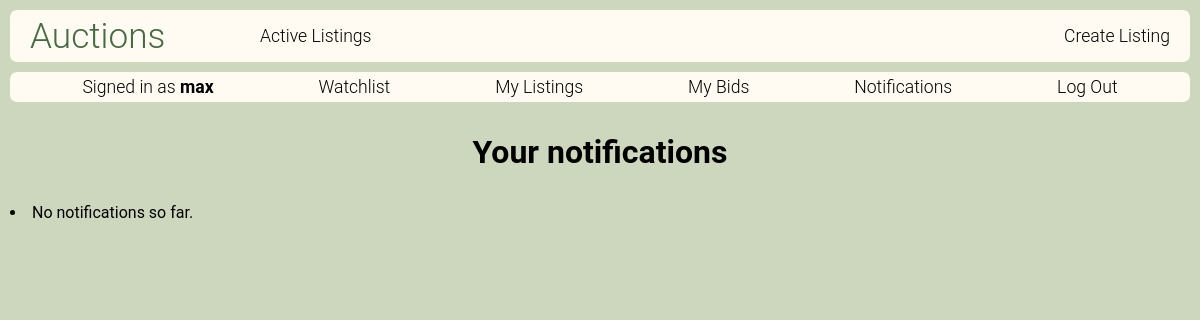
The page /notifications (signed in) on the database as committed earlier.
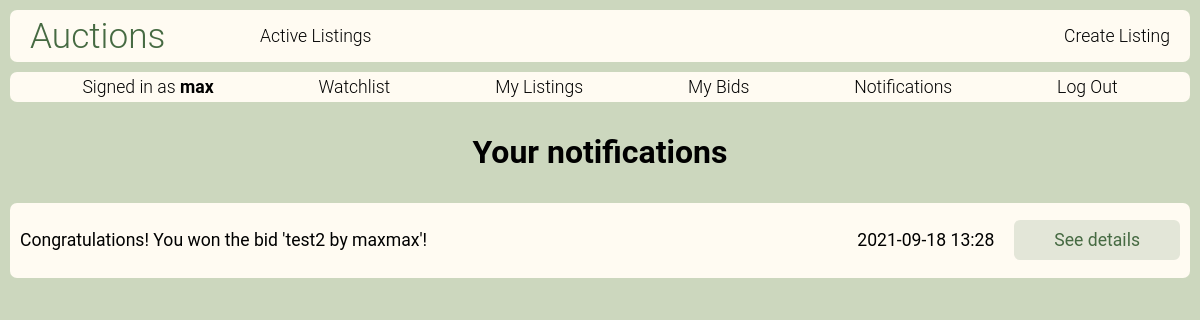
The same page on the database as committed later.
### auctions/models.py (models this page shows, shortened)
class User(AbstractUser):
    watchlist = models.ManyToManyField('Listing', blank=True, related_name="users_watching")
    def unread(self):
        return self.notifications.filter(seen=False).count()

class Notification(models.Model):
    user = models.ForeignKey(User, on_delete=models.CASCADE, related_name="notifications")
    text = models.CharField(max_length=200)
    datetime = models.DateTimeField(default=datetime(2021, 9, 12))
    url = models.CharField(null=True, max_length=20)
    seen = models.BooleanField(default=False)

### auctions/views.py (the view)
# urls.py: path("notifications", views.notifications, name="notifications"),
@login_required
def notifications(request):
    user = request.user
    notifications = user.notifications.order_by("-datetime").all()
    return render(request, "auctions/notifications.html",{
        "notifications": notifications,
    })

### auctions/templates/auctions/notifications.html
{% extends "auctions/layout.html" %}
{% block body %}
<div class="page-container">
    <div class="page-title">
        <h1>Your notifications</h1>
    </div>
    <div class="notifications-page-container">
        {% for notification in notifications %}
        <div class="notifications-page-notification">
                <p>{{ notification.text }}</p>
                <p class="notifications-page-notification-datetime">{{ notification.datetime|date:'Y-m-d H:i' }}</p>
                <a href="{% url 'notification' notification.id %}" class="details">See details</a>
        </div>
        {% empty %}
            <li>No notifications so far.</li>
        {% endfor %}
    </div>
</div>
{% endblock %}

### auctions/templates/auctions/layout.html (shortened to what this page needs)
{% load static %}
<!DOCTYPE html>
<html lang="en">
    <head>
        <link href="{% static 'auctions/styles.css' %}" rel="stylesheet">
    </head>
    <body>
        <div class="header">
            <div class="brand">Auctions</div>
            <div class="header-links">
                <a class="link" href="{% url 'index' %}">Active Listings</a>
                <a class="link" href="{% url 'new_listing' %}">Create Listing</a>
            </div>
        </div>
        <div class="user-block">
            <div class="user-block-links">
                {% if user.is_authenticated %}
                    <p class="link">Signed in as <strong>{{ user.username }}</strong></p>
                    <a class="link" href="{% url 'watchlist' %}">Watchlist</a>
                    <a class="link" href="{% url 'my_listings' %}">My Listings</a>
                    <a class="link" href="{% url 'my_bids' %}">My Bids</a>
                    {% if user.unread == 0 %}
                        <a class="link" href="{% url 'notifications' %}">Notifications</a>
                    {% else %}
                        <a class="link" href="{% url 'notifications' %}">Notifications ({{ user.unread }})</a>
                    {% endif %}
                    <a class="link" href="{% url 'logout' %}">Log Out</a>
                {% else %}
                    <p class="link">Not signed in</p>
                    <a class="link" href="{% url 'login' %}">Log In</a>
                    <a class="link" href="{% url 'register' %}">Register</a>
                {% endif %}
            </div>
        </div>
        {% block body %}
        {% endblock %}
    </body>
</html>

### auctions/static/auctions/styles.css (style rules this page uses)
body { padding: 0px; margin: 0px; background-color: #CCD7BE; }
html { box-sizing: border-box; font-family: "Roboto", Corbel, Avenir, "Lucida Grande", "Lucida Sans", sans-serif }
*, *:before, *:after { box-sizing: inherit; }
a { color: #466A42; }
.header { margin: 10px; padding: 5px 20px; background-color: #FFFBF2; border-radius: 7px; display: grid; grid-template-columns: 230px auto; }
.brand { grid-column-start: 1; font-size: 2.2rem; color: #466A42; font-weight: 300; line-height: normal; }
.header-links { grid-column-start: 2; display: inline-flex; justify-content: space-between; align-items: center; }
.user-block { margin: 10px; padding: 5px 20px; background-color: #FFFBF2; border-radius: 7px; }
.user-block-links { width: 100%; display: inline-flex; justify-content: space-around; align-items: center; }
.user-block-links p { margin:0px; }
.header-links .link, .user-block-links .link { font-size: 1.1rem; font-weight: 300; color: black; text-decoration: none; }
.notifications-page-container { display: flex; flex-direction: column; grid-row-start: 2; grid-column-start: 1; grid-column-end:4; gap: 10px; padding: 10px; }
.notifications-page-notification { padding: 10px; font-size: 1.1rem; background-color: #FFFBF2; border-radius: 7px; display: flex; flex-direction: row; align-items: center; }
.notifications-page-notification-datetime { flex-grow: 2; text-align: right; }
.details { background-color: #466a4226; padding: 10px 40px; border-radius: 6px; text-decoration: none; margin-left: 20px; }
.page-container { display: grid; grid-template-columns: 1fr 30% 1fr; grid-template-rows: auto auto auto; }
.page-title { grid-row-start: 1; grid-column-start: 1; grid-column-end: 4; font-size: 1rem; text-align: center; }

Rows that differ between the two databases and show on the page:
added Notification: text "Congratulations! You won the bid 'test2 by maxmax'!", datetime "2021-09-18 13:28"
Other text that changed with them:
text no longer shown: "No notifications so far."
